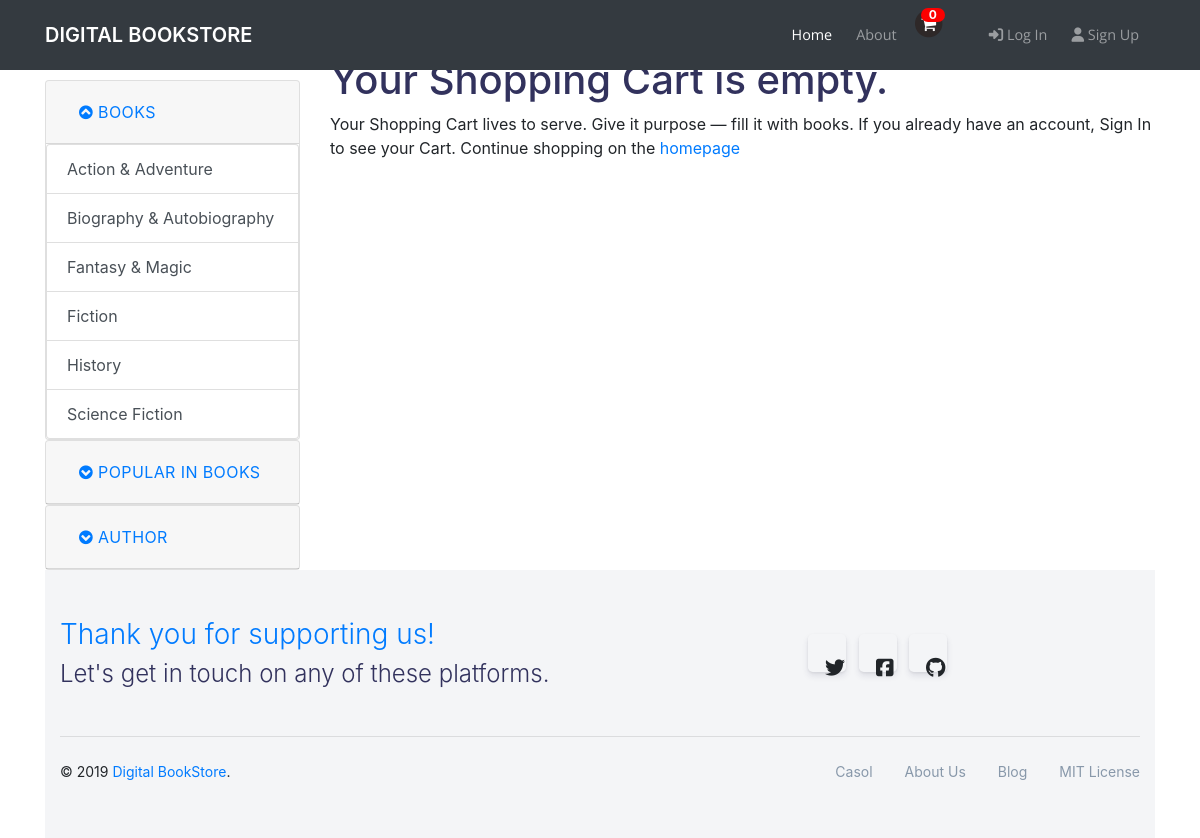
Page /cart/ on the committed database.
### catalog/models.py (models this page shows)
class Genre(models.Model):
    category = models.CharField(max_length=200, help_text='Enter a book genre')
    slug = models.SlugField(max_length=200, help_text='A slug is a short label, used in URLs')
    class Meta:
        ordering = ['category']
    def __str__(self):
        return self.category

### cart/views.py (the view)
# urls.py: path('', views.cart_detail, name='cart_detail'),
def cart_detail(request):
    cart = Cart(request)
    for item in cart:
        item['update_quantity_form'] = CartAddProductForm(initial={'quantity': item['quantity'],
                                                          'update': True})
    return render(request, 'cart/detail.html', {'cart': cart})

### cart/cart.py (called while the page is built)
    def __iter__(self):
        book_ids = self.cart.keys()
        books = Book.objects.filter(id__in=book_ids)
        cart = self.cart.copy()
        for book in books:
            cart[str(book.id)]['book'] = book
        for item in cart.values():
            item['price'] = Decimal(item['price'])
            item['total_price'] = item['price'] * item['quantity']
            yield item

    def __len__(self):
        return sum(item['quantity'] for item in self.cart.values())

### cart/context_processors.py (called while the page is built)
def cart(request):
    return {'cart': Cart(request)}

### catalog/models.py (called while the page is built)
    def get_absolute_url(self):
        return reverse('catalog:author_detail', args=[str(self.id), self.slug])

    def __str__(self):
        return f'{self.first_name} {self.last_name}'

### catalog/templatetags/sidebar_tags.py (called while the page is built)
@register.inclusion_tag('catalog/sidebar.html')
def sidebar():
    genres = Genre.objects.all()
    authors = Author.objects.all()
    return {'genres': genres,
            'authors':authors}

### cart/templates/cart/detail.html (shortened to what this page needs)
{% extends "catalog/home.html" %}
{% load widget_tweaks %}
{% load static %}
{% block content %}
<div class="col-lg-9">
<link href="//maxcdn.bootstrapcdn.com/font-awesome/4.1.0/css/font-awesome.min.css" rel="stylesheet">
{% if cart%}
<h1>Your shopping cart</h1>
{% for item in cart %}
{% with book=item.book %}
	<table id="cart" class="table table-hover table-condensed">
    				<thead>
						<tr>
							<th style="width:50%"></th>
							<th style="width:10%">Price</th>
                            <th style="width:8%">Quantity</th>
                            <th style="width:10%"></th>
							<th style="width:22%" class="text-center">Subtotal</th>
						</tr>
					</thead>
					<tbody>
						<tr>
							<td data-th="Product">
								<div class="row">
									<div class="col-sm-3 hidden-xs"><a href="{{ book.get_absolute_url }}"><img src="{{ book.cover.url }}" class="img-responsive" height="100" width="80"/></a></div>
									<div class="col-sm-9">
										<h4 class="nomargin">{{ book }}</h4>
										<p>{{book.description|truncatewords:10}}</p>
									</div>
								</div>
							</td>
                            <td data-th="Price">${{ item.price }}</td>
                                <form action="{% url "cart:cart_add" book.id %}" method="post">
                                    <td data-th="Quantity">
                                        {{ item.update_quantity_form.quantity|add_class:"form-control text-center" }}
                                    </td>
                                    <td class="actions" data-th="">
                                        {{ item.update_quantity_form.update }}
                                        <button class="btn btn-info btn-sm"><i class="fa fa-refresh"></i></button>
                                        {% csrf_token %}
                                    <a href="{% url "cart:cart_remove" book.id%}">Remove</a>
                                </td>
                                </form>
                            </td>
							<td data-th="Subtotal" class="text-center">${{ item.total_price }}</td>
                        </tr>
                        {% endwith %}
                        {% endfor %}
					</tbody>
					<tfoot>
						<tr>
							<td><a href="{% url "catalog:books" %}" class="btn btn-warning"><i class="fa fa-angle-left"></i> Continue Shopping</a></td>
							<td colspan="2" class="hidden-xs"></td>
							<td class="hidden-xs text-center"><strong>Total ${{ cart.get_total_price }}</strong></td>
							<td><a href="{% url "orders:order_create" %}" class="btn btn-success btn-block">Checkout <i class="fa fa-angle-right"></i></a></td>
						</tr>
					</tfoot>
				</table>
{% else %}
<h1>Your Shopping Cart is empty.</h1>
Your Shopping Cart lives to serve. Give it purpose — fill it with books. If you already have an account, Sign In to see your Cart.
Continue shopping on the <a href="{% url "catalog:books" %}">homepage</a>
{% endif %}
{% endblock %}

### catalog/templates/catalog/sidebar.html (shortened to what this page needs)
<div class="col-lg-3">
        <div id="accordion">
            <div class="card">
            <div class="card-header" id="headingOne">
                <h5 class="mb-0">
                <button class="btn btn-link" data-toggle="collapse" data-target="#collapseOne" aria-expanded="true" aria-controls="collapseOne">               <i class="fa" aria-hidden="true"></i>
                    Books
                </button>
                </h5>
            </div>
            <div id="collapseOne" class="collapse show" aria-labelledby="headingOne" data-parent="#accordion">
                    <div class="list-group">
                        {% for genre in genres %}
                        <a href="#" class="list-group-item list-group-item-action">{{genre}}</a>
                        {% endfor %}
                    </div>
            </div>
            </div>
            <div class="card">
            <div class="card-header" id="headingTwo">
                <h5 class="mb-0">
                <button class="btn btn-link collapsed" data-toggle="collapse" data-target="#collapseTwo" aria-expanded="false" aria-controls="collapseTwo">
                    <i class="fa" aria-hidden="true"></i>
                    Popular in Books
                </button>
                </h5>
            </div>
            </div>
            <div class="card">
            <div class="card-header" id="headingThree">
                <h5 class="mb-0">
                <button class="btn btn-link collapsed" data-toggle="collapse" data-target="#collapseThree" aria-expanded="false" aria-controls="collapseThree">
                    <i class="fa" aria-hidden="true"></i>
                    Author
                </button>
                </h5>
            </div>
            </div>
        </div>
</div>

### catalog/static/css/shop-homepage.css (style rules this page uses)
body { padding-top: 56px; }
[data-toggle="collapse"] .fa:before { content: "\f139"; }
[data-toggle="collapse"].collapsed .fa:before { content: "\f13a"; }

### rows in the picture
Genre: category "Action & Adventure"
Genre: category "Biography & Autobiography"
Genre: category "Fantasy & Magic"
Genre: category "Fiction"
Genre: category "History"
Genre: category "Science Fiction"
